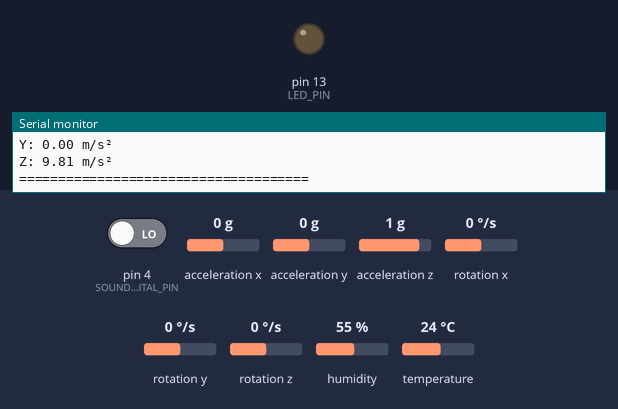
This sketch was run on a simulated Arduino Uno, built with avr-gcc and run on an emulated ATmega328P. Parts: output pins drawn as LEDs (lit = HIGH), the last lines printed to the serial monitor. Inputs (shaded band) come from the test bench; at power-on: pin 4 (SOUND_DIGITAL_PIN) LOW, acceleration x 0 g, acceleration y 0 g, acceleration z 1 g, rotation x 0 °/s, rotation y 0 °/s, rotation z 0 °/s, humidity 55 %, temperature 24 °C.

Above: at 8.3 s.
8.4 s: pin 4 (SOUND_DIGITAL_PIN) driven HIGH
At 10.6 s:
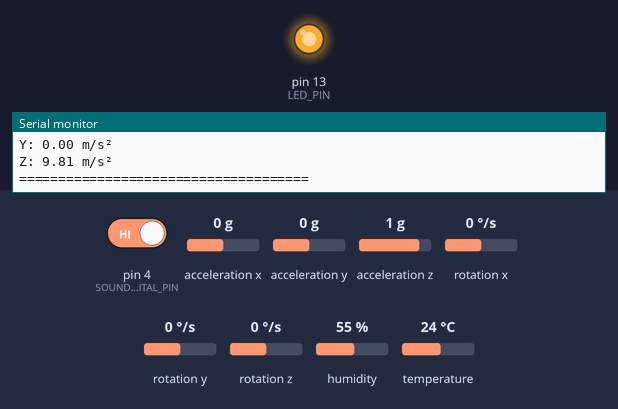
10.9 s: pin 4 (SOUND_DIGITAL_PIN) driven LOW
At 12.2 s:
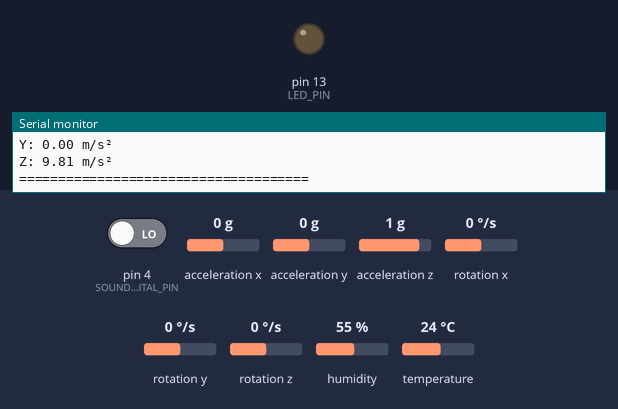
Timing chart, 0 to 13.9 s (numbered marks = the images above; inputs shaded):
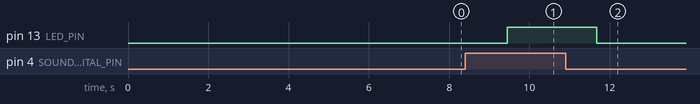

The sketch:

Arduino_Code.ino
```cpp
/*
 * Multi-Sensor System - Temperature, Humidity, Sound, and Acceleration
 * - DHT11: Temperature & Humidity (Pin 5)
 * - Sound Sensor: Digital Output (Pin 4)
 * - MMA8452: 3-Axis Acceleration (X, Y, Z)
 */

#include <DHT.h>
#include <Wire.h>
#include <SparkFun_MMA8452Q.h>

// ===== PIN CONFIGURATION =====
#define DHTPIN 5              // DHT sensor data pin
#define SOUND_DIGITAL_PIN 4   // Sound sensor digital output
#define LED_PIN 13            // Status LED

// ===== SENSOR CONFIGURATION =====
#define DHTTYPE DHT11         // DHT11 sensor

// ===== SENSOR OBJECTS =====
DHT dht(DHTPIN, DHTTYPE);
MMA8452Q accel;

// ===== SENSOR VARIABLES =====
float temperature = 0.0;
float humidity = 0.0;
int soundDetected = 0;
float accelX = 0.0;
float accelY = 0.0;
float accelZ = 0.0;
float offsetX = 0.0;
float offsetY = 0.0;
float offsetZ = 0.0;

bool accelAvailable = false;

// ===== SETUP =====
void setup() {
  Serial.begin(9600);

  Serial.println("\n=== Multi-Sensor System ===\n");

  // Initialize pins
  pinMode(SOUND_DIGITAL_PIN, INPUT);
  pinMode(LED_PIN, OUTPUT);

  // Initialize DHT11
  Serial.println("Initializing DHT11...");
  dht.begin();
  delay(2000);
  Serial.println("DHT11 Ready!");

  // Initialize MMA8452
  Serial.println("\nInitializing MMA8452...");
  Wire.begin();

  if (accel.init()) {
    Serial.println("MMA8452 Ready!");
    accel.setScale(SCALE_2G);
    accel.setDataRate(ODR_50);
    accelAvailable = true;

    // Calibrate
    Serial.println("\nCalibrating accelerometer...");
    Serial.println("Keep Arduino FLAT and STILL!");
    delay(3000);

    calibrateAccelerometer();
    Serial.println("Calibration complete!\n");

  } else {
    Serial.println("MMA8452 not found!");
    accelAvailable = false;
  }

  Serial.println("=== System Ready ===\n");
  delay(1000);
}

// ===== MAIN LOOP =====
void loop() {
  // Read all sensors
  readDHT();
  readSound();
  if (accelAvailable) {
    readAccelerometer();
  }

  // Display results
  displayData();

  // Wait 2 seconds before next reading
  delay(2000);
}

// ===== DHT FUNCTIONS =====
void readDHT() {
  temperature = dht.readTemperature();
  humidity = dht.readHumidity();

  if (isnan(temperature) || isnan(humidity)) {
    temperature = 0.0;
    humidity = 0.0;
  }
}

// ===== SOUND FUNCTIONS =====
void readSound() {
  soundDetected = digitalRead(SOUND_DIGITAL_PIN);

  if (soundDetected == HIGH) {
    digitalWrite(LED_PIN, HIGH);
  } else {
    digitalWrite(LED_PIN, LOW);
  }
}

// ===== ACCELEROMETER FUNCTIONS =====
void calibrateAccelerometer() {
  float sumX = 0, sumY = 0, sumZ = 0;
  int samples = 100;

  for (int i = 0; i < samples; i++) {
    if (accel.available()) {
      accel.read();
      sumX += accel.cx;
      sumY += accel.cy;
      sumZ += accel.cz;
      delay(10);
    }
  }

  offsetX = sumX / samples;
  offsetY = sumY / samples;
  offsetZ = (sumZ / samples) - 1.0;
}

void readAccelerometer() {
  if (accel.available()) {
    accel.read();

    accelX = (accel.cx - offsetX) * 9.81;
    accelY = (accel.cy - offsetY) * 9.81;
    accelZ = (accel.cz - offsetZ) * 9.81;
  }
}

// ===== DISPLAY FUNCTIONS =====
void displayData() {
  Serial.println("========== SENSOR READINGS ==========");

  // Temperature & Humidity
  Serial.println("\n--- Temperature & Humidity ---");
  Serial.print("Temperature: ");
  Serial.print(temperature, 2);
  Serial.println(" °C");
  Serial.print("Humidity: ");
  Serial.print(humidity, 2);
  Serial.println(" %");

  // Sound
  Serial.println("\n--- Sound Sensor ---");
  Serial.print("Sound: ");
  if (soundDetected == HIGH) {
    Serial.println("DETECTED");
  } else {
    Serial.println("Quiet");
  }

  // Acceleration
  if (accelAvailable) {
    Serial.println("\n--- Acceleration ---");
    Serial.print("X: ");
    Serial.print(accelX, 2);
    Serial.println(" m/s²");
    Serial.print("Y: ");
    Serial.print(accelY, 2);
    Serial.println(" m/s²");
    Serial.print("Z: ");
    Serial.print(accelZ, 2);
    Serial.println(" m/s²");
  }

  Serial.println("\n=====================================\n");
}
```

Measured:
- after the input at 8.4 s, pin 13 (LED_PIN): LOW → HIGH after 1.0 s
- after the input at 10.9 s, pin 13 (LED_PIN): HIGH → LOW after 0.78 s
